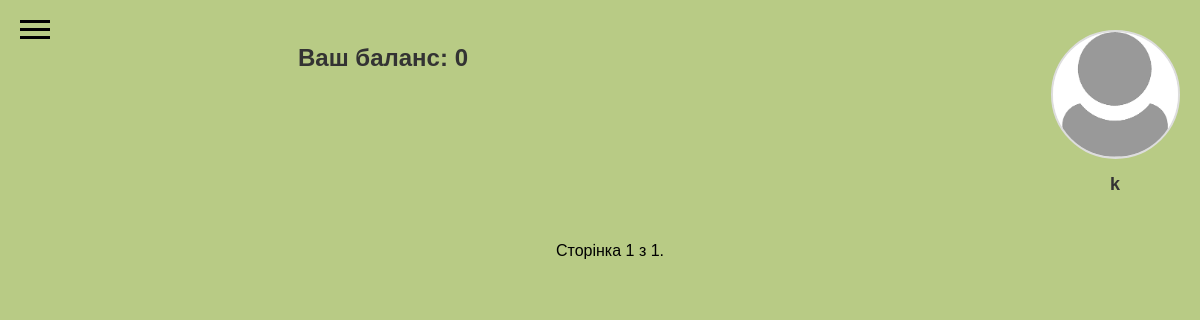
/partners/ (signed in), run on an earlier commit of the app's database.
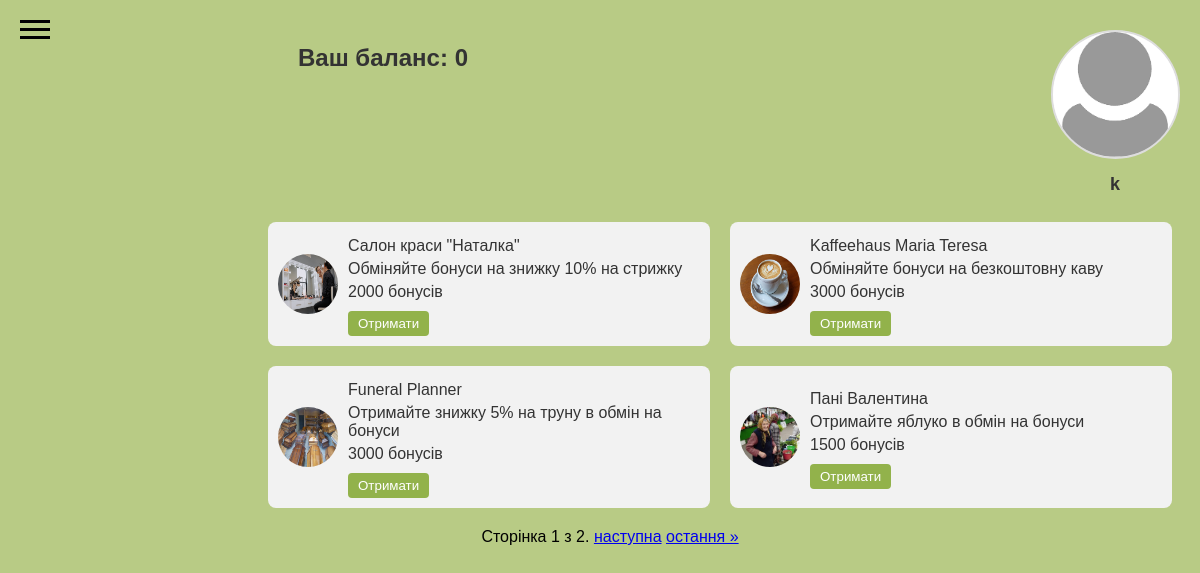
And on a later commit of the database.
### profiles/models.py (models this page shows)
class Profile(models.Model):
    user = models.OneToOneField(User, on_delete=models.CASCADE)
    avatar = models.ImageField(upload_to='avatars/', default='avatars/default.png')
    level = models.IntegerField(default=0)
    points_balance = models.IntegerField(default=0)
    completed_tasks_count = models.IntegerField(default=0)

### partners/models.py (models this page shows, shortened)
class PartnerStatus(models.Model):
    user = models.ForeignKey(User, on_delete=models.CASCADE)
    partner = models.ForeignKey(Partner, on_delete=models.CASCADE)
    status = models.CharField(max_length=50, default='not redeemed')
    timestamp = models.DateTimeField(auto_now_add=True)
    promocode = models.CharField(max_length=50, blank=True, null=True)

class Partner(models.Model):
    name = models.CharField(max_length=100)
    description = models.TextField(blank=True, null=True)
    image = models.ImageField(upload_to='partner_images/', blank=True, null=True)
    points_required = models.PositiveIntegerField()

### partners/views.py (the view)
# urls.py: path('', views.partner_list, name='partner_list'),
@login_required
def partner_list(request):
    partners = PartnerStatus.objects.filter(user=request.user)
    paginator = Paginator(partners, 4)
    page_number = request.GET.get('page')
    page_obj = paginator.get_page(page_number)
    return render(request, 'partners/index.html',
                  {'page_obj': page_obj,
                   'user_balance': request.user.profile.points_balance})

### templates/partners/index.html (shortened to what this page needs)
<!DOCTYPE html>
{% load static %}
<html lang="en">
<head>
    <link rel="stylesheet" href= "{% static 'partners/css/pop_up.css' %}">
    <link rel="stylesheet" href="{% static 'partners/css/index.css' %}">
    <link rel="stylesheet" href= "{% static 'sidebar.css' %}">
    <link rel="stylesheet" href= "{% static 'profile_btn.css' %}">
</head>
<body>
    {% include 'sidebar.html' %}
    {% include 'profile_btn.html' %}
    <div class="content">
        <h1>Ваш баланс: {{ user_balance }}</h1>
        <div class="items-grid">
            {% for partner_status in page_obj %}
                <div class="item-card">
                    <img src="{{ partner_status.partner.image.url }}" alt="{{ partner_status.partner.name }}">
                    <div class="item-info">
                        <p class="item-name">{{ partner_status.partner.name }}</p>
                        <p class="item-partner">{{ partner_status.partner.description }}</p>
                        <p class="item-points">{{ partner_status.partner.points_required }} бонусів</p>
                        <form method="post" action="{% url 'redeem' partner_status.id %}">
                            <button type="button"
                            onclick="confirmRedeeming(this.form)"
                            class="buy-btn"
                            {% if partner_status.status == 'redeemed' %}disabled{% endif %}>
                            Отримати
                            </button>
                        </form>
                    </div>
                </div>
            {% endfor %}
        </div>
        <div class="pagination">
            <span class="step-links">
                <span class="current">
                    Сторінка {{ page_obj.number }} з {{ page_obj.paginator.num_pages }}.
                </span>
                {% if page_obj.has_next %}
                    <a href="?page={{ page_obj.next_page_number }}">наступна</a>
                    <a href="?page={{ page_obj.paginator.num_pages }}">остання &raquo;</a>
                {% endif %}
            </span>
        </div>
    </div>
</body>
</html>

### templates/sidebar.html (shortened to what this page needs)
<button class="open-btn" onclick="toggleMenu()">
    <div></div>
    <div></div>
    <div></div>
</button>

### templates/profile_btn.html
{% load static %}
<a href="{% url 'profile' %}">
    <div class="profile-container">
        <div class="profile-icon-container">
            <img src="{% if user.profile.avatar %}{{ user.profile.avatar.url }}{% else %}{% static 'images/default-avatar.png' %}{% endif %}" alt="Profile Icon" class="profile-icon">
        </div>
        <div class="profile-username-container">
            <span class="profile-username">{{ user.username }}</span>
        </div>
    </div>
</a>

### static/partners/css/index.css (style rules this page uses)
* { font-family: Arial, sans-serif; }
body { display: flex; height: 100vh; background-color: #b8cb85; }
.content { flex-grow: 1; margin-left: 20px; padding: 20px; }
.content h1 { font-size: 24px; color: #333; margin-bottom: 20px; margin-left: 250px; }
.items-grid { margin-top: 150px; margin-left: 220px; display: grid; grid-template-columns: repeat(2, 1fr); gap: 20px; }
.item-card { background-color: #f2f2f2; padding: 10px; border-radius: 8px; display: flex; align-items: center; }
.item-card img { width: 60px; height: 60px; border-radius: 50%; margin-right: 10px; }
.item-info { flex-grow: 1; }
.item-name, .item-partner, .item-points { margin: 5px 0; color: #333; }
.more-btn, .buy-btn { padding: 5px 10px; margin: 5px 5px 0 0; border: none; border-radius: 4px; cursor: pointer; }
.buy-btn { background-color: #92b24b; color: white; }
.pagination { margin-top: 20px; text-align: center; }

### static/sidebar.css (style rules this page uses)
.open-btn { position: absolute; top: 20px; left: 20px; background: none; border: none; cursor: pointer; padding: 0; display: flex; flex-direction: column; gap: 5px; z-index: 1; }
.open-btn div { width: 30px; height: 3px; background-color: black; }

### static/profile_btn.css (style rules this page uses)
.profile-container { display: flex; flex-direction: column; align-items: center; width: 150px; height: auto; margin-left: auto; margin-right: 0; margin-top: 20px; position: fixed; top: 10px; right: 10px; z-index: 200; }
.profile-icon-container { width: 125px; height: 125px; border-radius: 50%; overflow: hidden; border: 2px solid #ddd; display: flex; justify-content: center; align-items: center; background-color: #f4f4f4; margin-bottom: 10px; }
.profile-icon { width: 100%; height: 100%; object-fit: cover; }
.profile-username-container { margin-top: 5px; text-align: center; }
.profile-username { font-size: 18px; color: #333; font-weight: bold; margin: 0; }

What changed in the data, as far as the page shows it:
added PartnerStatus: partner.image (picture), partner.name "Салон краси \"Наталка\"", partner.description "Обміняйте бонуси на знижку 10% на стрижку", partner.points_required "2000"
added PartnerStatus: partner.image (picture), partner.name "Kaffeehaus Maria Teresa", partner.description "Обміняйте бонуси на безкоштовну каву", partner.points_required "3000"
added PartnerStatus: partner.image (picture), partner.name "Funeral Planner", partner.description "Отримайте знижку 5% на труну в обмін на бонуси", partner.points_required "3000"
added PartnerStatus: partner.image (picture), partner.name "Пані Валентина", partner.description "Отримайте яблуко в обмін на бонуси", partner.points_required "1500"
Also different on the page:
{{ page_obj.paginator.num_pages }}: "1" → "2"
text now shown: "наступна остання »"
